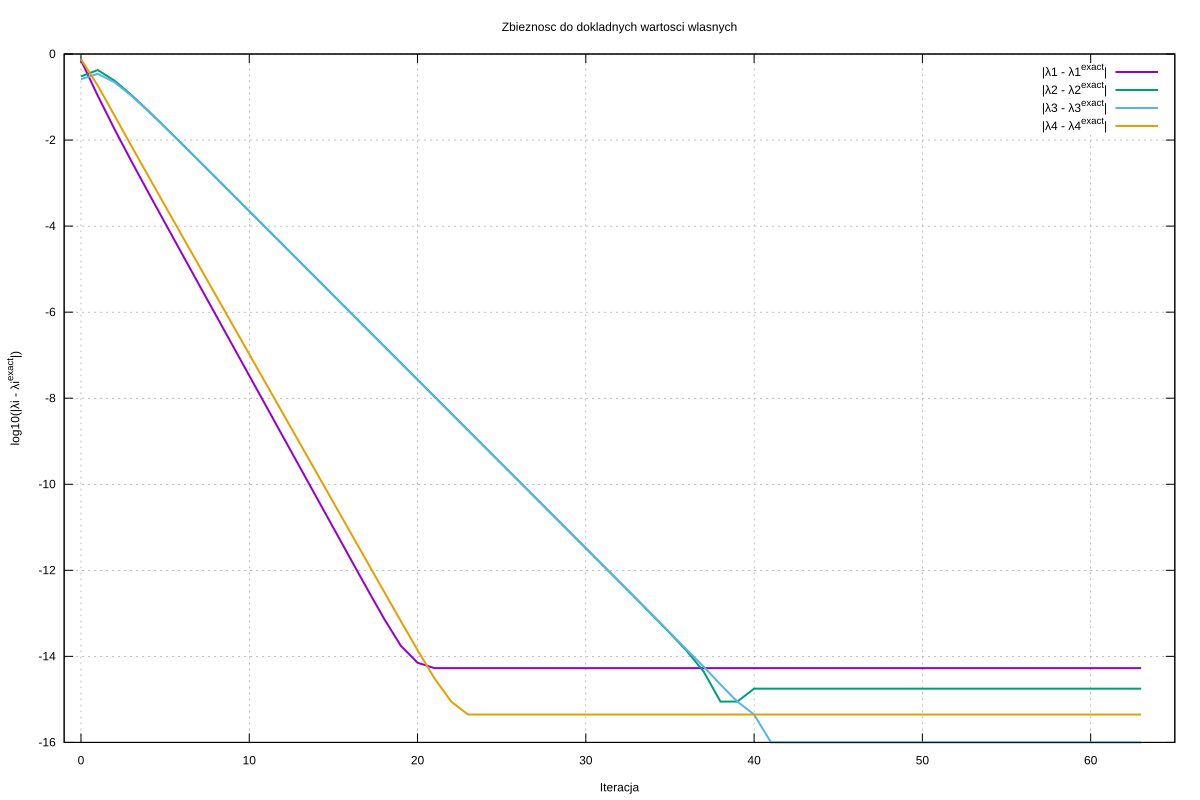

Generate this figure with gnuplot:
set terminal svg enhanced size 1200,800
set output 'diagonal_evolution.svg'
set title 'Zbieznosc do dokladnych wartosci wlasnych'
set xlabel 'Iteracja'
set ylabel 'log10(|λi - λi^{exact}|)'
set xrange [-1:65]
set grid
plot 'diagonal_evolution.dat' using 1:2 title '|λ1 - λ1^{exact}|' with lines lw 2,\
     'diagonal_evolution.dat' using 1:3 title '|λ2 - λ2^{exact}|' with lines lw 2,\
     'diagonal_evolution.dat' using 1:4 title '|λ3 - λ3^{exact}|' with lines lw 2,\
     'diagonal_evolution.dat' using 1:5 title '|λ4 - λ4^{exact}|' with lines lw 2
